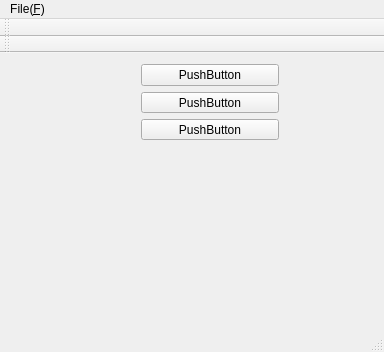
<?xml version="1.0" encoding="UTF-8"?>
<ui version="4.0">
 <class>MainWindow</class>
 <widget class="QMainWindow" name="MainWindow">
  <property name="geometry">
   <rect>
    <x>0</x>
    <y>0</y>
    <width>384</width>
    <height>352</height>
   </rect>
  </property>
  <property name="windowTitle">
   <string>MainWindow</string>
  </property>
  <widget class="QWidget" name="centralWidget">
   <widget class="QWidget" name="verticalLayoutWidget">
    <property name="geometry">
     <rect>
      <x>130</x>
      <y>0</y>
      <width>160</width>
      <height>98</height>
     </rect>
    </property>
    <layout class="QVBoxLayout" name="verticalLayout">
     <item>
      <widget class="QPushButton" name="pushButton_3">
       <property name="text">
        <string>PushButton</string>
       </property>
      </widget>
     </item>
     <item>
      <widget class="QPushButton" name="pushButton">
       <property name="text">
        <string>PushButton</string>
       </property>
      </widget>
     </item>
     <item>
      <widget class="QPushButton" name="pushButton_2">
       <property name="text">
        <string>PushButton</string>
       </property>
      </widget>
     </item>
    </layout>
   </widget>
  </widget>
  <widget class="QMenuBar" name="menuBar">
   <property name="geometry">
    <rect>
     <x>0</x>
     <y>0</y>
     <width>384</width>
     <height>28</height>
    </rect>
   </property>
   <widget class="QMenu" name="menuFile_F">
    <property name="title">
     <string>File(&amp;F)</string>
    </property>
    <addaction name="actionNew_O"/>
   </widget>
   <addaction name="menuFile_F"/>
  </widget>
  <widget class="QToolBar" name="mainToolBar">
   <attribute name="toolBarArea">
    <enum>TopToolBarArea</enum>
   </attribute>
   <attribute name="toolBarBreak">
    <bool>false</bool>
   </attribute>
  </widget>
  <widget class="QStatusBar" name="statusBar"/>
  <widget class="QToolBar" name="toolBar">
   <property name="windowTitle">
    <string>toolBar</string>
   </property>
   <attribute name="toolBarArea">
    <enum>TopToolBarArea</enum>
   </attribute>
   <attribute name="toolBarBreak">
    <bool>true</bool>
   </attribute>
  </widget>
  <action name="actionNew_O">
   <property name="icon">
    <iconset resource="myResources.qrc">
     <normaloff>:/myImages/myPNG/7.png</normaloff>
     <disabledon>:/myImages/myPNG/7.png</disabledon>:/myImages/myPNG/7.png</iconset>
   </property>
   <property name="text">
    <string>New(&amp;O)</string>
   </property>
  </action>
 </widget>
 <layoutdefault spacing="6" margin="11"/>
 <resources>
  <include location="myResources.qrc"/>
 </resources>
 <connections/>
</ui>
